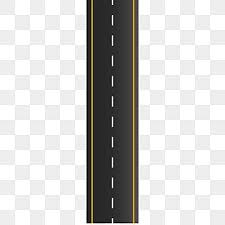
#> input picture Python/road.jpg, 225 x 225 px
$ python imagemanipualtion.py
#> lines starting #> are read from the running program, lines starting #| are printed output that depends on the picture
import cv2
from PIL import Image, ImageDraw, ImageFont

# Load an image using OpenCV
image = cv2.imread('road.jpg')  # Replace with your image path
#> image is the input picture: shape (225, 225, 3); mean B, G, R 200.8, 202.4, 203

# Resize image
resized = cv2.resize(image, (300, 300))
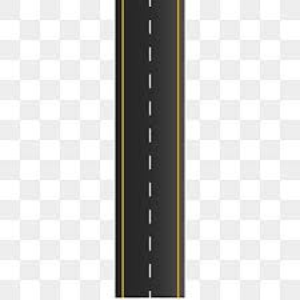
#> resized: shape (300, 300, 3); mean B, G, R 200.6, 202.2, 202.8

# Rotate image 90 degrees clockwise
rotated = cv2.rotate(image, cv2.ROTATE_90_CLOCKWISE)
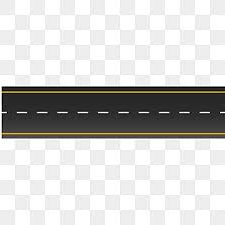
#> rotated: shape (225, 225, 3); mean B, G, R 200.8, 202.4, 203

# Flip image horizontally
flipped = cv2.flip(image, 1)
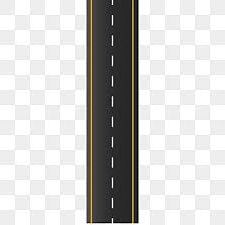
#> flipped: shape (225, 225, 3); mean B, G, R 200.8, 202.4, 203

# Convert to grayscale
gray = cv2.cvtColor(image, cv2.COLOR_BGR2GRAY)
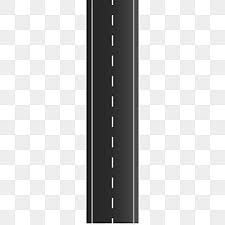
#> gray: shape (225, 225); min 0, max 255, mean 202.4

# Save grayscale as color image for text overlay using PIL
cv2.imwrite('temp_gray.jpg', gray)
pil_image = Image.open('temp_gray.jpg').convert("RGB")

# Draw text on the image
draw = ImageDraw.Draw(pil_image)
font = ImageFont.load_default()
draw.text((10, 10), "Nivedita", fill=(255, 0, 0), font=font)

# Save the final image
pil_image.save('output_image.jpg')
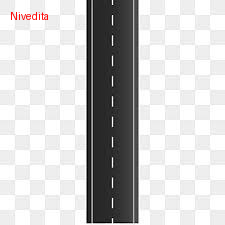
#> saved as output_image.jpg: PIL image 225x225 RGB; mean R, G, B 202.4, 201.9, 201.9

# Display images using OpenCV (optional)
cv2.imshow('Original', image)
cv2.imshow('Resized', resized)
cv2.imshow('Rotated', rotated)
cv2.imshow('Flipped', flipped)
cv2.imshow('Grayscale + Text', cv2.imread('output_image.jpg'))
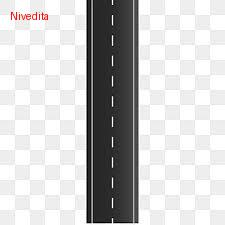
#> window 'Grayscale + Text': shape (225, 225, 3); mean B, G, R 201.7, 201.7, 202.1

cv2.waitKey(0)
cv2.destroyAllWindows()
